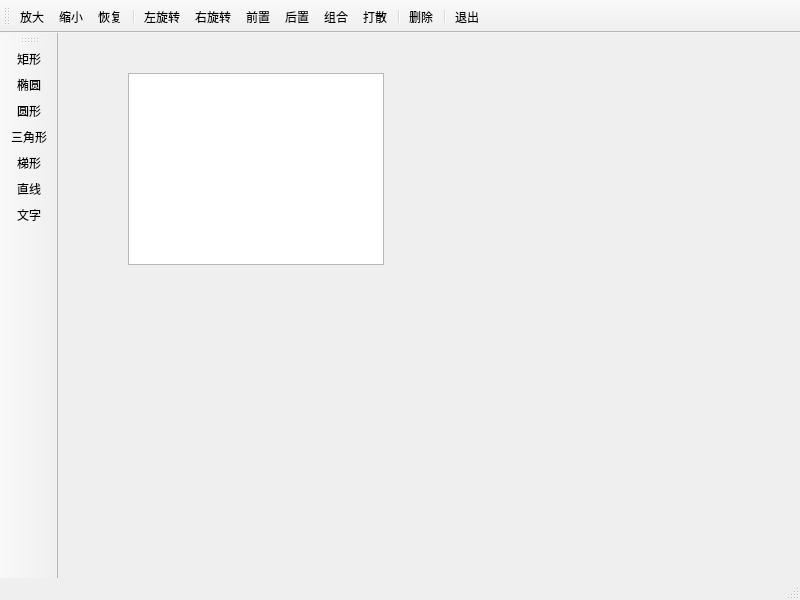
<?xml version="1.0" encoding="UTF-8"?>
<ui version="4.0">
 <class>MainWindow</class>
 <widget class="QMainWindow" name="MainWindow">
  <property name="geometry">
   <rect>
    <x>0</x>
    <y>0</y>
    <width>800</width>
    <height>600</height>
   </rect>
  </property>
  <property name="minimumSize">
   <size>
    <width>800</width>
    <height>600</height>
   </size>
  </property>
  <property name="windowTitle">
   <string>绘图软件</string>
  </property>
  <widget class="QWidget" name="centralWidget">
   <widget class="MyGraphicsView" name="gView">
    <property name="geometry">
     <rect>
      <x>70</x>
      <y>40</y>
      <width>256</width>
      <height>192</height>
     </rect>
    </property>
   </widget>
  </widget>
  <widget class="QToolBar" name="mainToolBar">
   <property name="toolButtonStyle">
    <enum>Qt::ToolButtonTextUnderIcon</enum>
   </property>
   <attribute name="toolBarArea">
    <enum>TopToolBarArea</enum>
   </attribute>
   <attribute name="toolBarBreak">
    <bool>false</bool>
   </attribute>
   <addaction name="actZoomIn"/>
   <addaction name="actZoomOut"/>
   <addaction name="actRestore"/>
   <addaction name="separator"/>
   <addaction name="actRotateLeft"/>
   <addaction name="actRotateRight"/>
   <addaction name="actEdit_Front"/>
   <addaction name="actEdit_Back"/>
   <addaction name="actGroup"/>
   <addaction name="actGroupBreak"/>
   <addaction name="separator"/>
   <addaction name="actEdit_Delete"/>
   <addaction name="separator"/>
   <addaction name="actQuit"/>
  </widget>
  <widget class="QStatusBar" name="statusBar"/>
  <widget class="QToolBar" name="toolBar">
   <property name="windowTitle">
    <string>toolBar</string>
   </property>
   <property name="toolButtonStyle">
    <enum>Qt::ToolButtonTextUnderIcon</enum>
   </property>
   <attribute name="toolBarArea">
    <enum>LeftToolBarArea</enum>
   </attribute>
   <attribute name="toolBarBreak">
    <bool>false</bool>
   </attribute>
   <addaction name="actItem_Rect"/>
   <addaction name="actItem_Ellipse"/>
   <addaction name="actItem_Circle"/>
   <addaction name="actItem_Triangle"/>
   <addaction name="actItem_Polygon"/>
   <addaction name="actItem_Line"/>
   <addaction name="actItem_Text"/>
  </widget>
  <action name="actItem_Rect">
   <property name="icon">
    <iconset resource="res.qrc">
     <normaloff>:/images/images/RECTANGL.BMP</normaloff>:/images/images/RECTANGL.BMP</iconset>
   </property>
   <property name="text">
    <string>矩形</string>
   </property>
   <property name="toolTip">
    <string>添加矩形</string>
   </property>
  </action>
  <action name="actItem_Ellipse">
   <property name="icon">
    <iconset resource="res.qrc">
     <normaloff>:/images/images/ELLIPSE.BMP</normaloff>:/images/images/ELLIPSE.BMP</iconset>
   </property>
   <property name="text">
    <string>椭圆</string>
   </property>
   <property name="toolTip">
    <string>添加椭圆型</string>
   </property>
  </action>
  <action name="actItem_Line">
   <property name="icon">
    <iconset resource="res.qrc">
     <normaloff>:/images/images/LINE.BMP</normaloff>:/images/images/LINE.BMP</iconset>
   </property>
   <property name="text">
    <string>直线</string>
   </property>
   <property name="toolTip">
    <string>添加直线</string>
   </property>
  </action>
  <action name="actEdit_Delete">
   <property name="icon">
    <iconset resource="res.qrc">
     <normaloff>:/images/images/108.bmp</normaloff>:/images/images/108.bmp</iconset>
   </property>
   <property name="text">
    <string>删除</string>
   </property>
   <property name="toolTip">
    <string>删除选中的图元</string>
   </property>
  </action>
  <action name="actQuit">
   <property name="icon">
    <iconset resource="res.qrc">
     <normaloff>:/images/images/132.bmp</normaloff>:/images/images/132.bmp</iconset>
   </property>
   <property name="text">
    <string>退出</string>
   </property>
   <property name="toolTip">
    <string>退出本系统</string>
   </property>
  </action>
  <action name="actItem_Text">
   <property name="icon">
    <iconset resource="res.qrc">
     <normaloff>:/images/images/800.bmp</normaloff>:/images/images/800.bmp</iconset>
   </property>
   <property name="text">
    <string>文字</string>
   </property>
   <property name="toolTip">
    <string>添加文字</string>
   </property>
  </action>
  <action name="actEdit_Front">
   <property name="icon">
    <iconset resource="res.qrc">
     <normaloff>:/images/images/528.bmp</normaloff>:/images/images/528.bmp</iconset>
   </property>
   <property name="text">
    <string>前置</string>
   </property>
   <property name="toolTip">
    <string>居于最前面</string>
   </property>
  </action>
  <action name="actEdit_Back">
   <property name="icon">
    <iconset resource="res.qrc">
     <normaloff>:/images/images/526.bmp</normaloff>:/images/images/526.bmp</iconset>
   </property>
   <property name="text">
    <string>后置</string>
   </property>
   <property name="toolTip">
    <string>居于最后面</string>
   </property>
  </action>
  <action name="actItem_Polygon">
   <property name="icon">
    <iconset resource="res.qrc">
     <normaloff>:/images/images/FREEFORM.BMP</normaloff>:/images/images/FREEFORM.BMP</iconset>
   </property>
   <property name="text">
    <string>梯形</string>
   </property>
   <property name="toolTip">
    <string>添加梯形</string>
   </property>
  </action>
  <action name="actZoomIn">
   <property name="icon">
    <iconset resource="res.qrc">
     <normaloff>:/images/images/zoomin.png</normaloff>:/images/images/zoomin.png</iconset>
   </property>
   <property name="text">
    <string>放大</string>
   </property>
   <property name="toolTip">
    <string>放大</string>
   </property>
  </action>
  <action name="actZoomOut">
   <property name="icon">
    <iconset resource="res.qrc">
     <normaloff>:/images/images/zoomout.png</normaloff>:/images/images/zoomout.png</iconset>
   </property>
   <property name="text">
    <string>缩小</string>
   </property>
   <property name="toolTip">
    <string>缩小</string>
   </property>
  </action>
  <action name="actRotateLeft">
   <property name="icon">
    <iconset resource="res.qrc">
     <normaloff>:/images/images/rotateleft.png</normaloff>:/images/images/rotateleft.png</iconset>
   </property>
   <property name="text">
    <string>左旋转</string>
   </property>
   <property name="toolTip">
    <string>左旋转</string>
   </property>
  </action>
  <action name="actRotateRight">
   <property name="icon">
    <iconset resource="res.qrc">
     <normaloff>:/images/images/rotateright.png</normaloff>:/images/images/rotateright.png</iconset>
   </property>
   <property name="text">
    <string>右旋转</string>
   </property>
   <property name="toolTip">
    <string>右旋转</string>
   </property>
  </action>
  <action name="actRestore">
   <property name="icon">
    <iconset resource="res.qrc">
     <normaloff>:/images/images/420.bmp</normaloff>:/images/images/420.bmp</iconset>
   </property>
   <property name="text">
    <string>恢复</string>
   </property>
   <property name="toolTip">
    <string>恢复大小</string>
   </property>
  </action>
  <action name="actGroup">
   <property name="icon">
    <iconset resource="res.qrc">
     <normaloff>:/images/images/UNGROUP.BMP</normaloff>:/images/images/UNGROUP.BMP</iconset>
   </property>
   <property name="text">
    <string>组合</string>
   </property>
   <property name="toolTip">
    <string>组合</string>
   </property>
  </action>
  <action name="actGroupBreak">
   <property name="icon">
    <iconset resource="res.qrc">
     <normaloff>:/images/images/128.bmp</normaloff>:/images/images/128.bmp</iconset>
   </property>
   <property name="text">
    <string>打散</string>
   </property>
   <property name="toolTip">
    <string>取消组合</string>
   </property>
  </action>
  <action name="actItem_Circle">
   <property name="icon">
    <iconset resource="res.qrc">
     <normaloff>:/images/images/08.JPG</normaloff>:/images/images/08.JPG</iconset>
   </property>
   <property name="text">
    <string>圆形</string>
   </property>
   <property name="toolTip">
    <string>圆形</string>
   </property>
  </action>
  <action name="actItem_Triangle">
   <property name="icon">
    <iconset resource="res.qrc">
     <normaloff>:/images/images/Icon1242.ico</normaloff>:/images/images/Icon1242.ico</iconset>
   </property>
   <property name="text">
    <string>三角形</string>
   </property>
   <property name="toolTip">
    <string>三角形</string>
   </property>
  </action>
 </widget>
 <layoutdefault spacing="6" margin="11"/>
 <customwidgets>
  <customwidget>
   <class>MyGraphicsView</class>
   <extends>QGraphicsView</extends>
   <header location="global">mygraphicsview.h</header>
  </customwidget>
 </customwidgets>
 <resources>
  <include location="res.qrc"/>
 </resources>
 <connections>
  <connection>
   <sender>actQuit</sender>
   <signal>triggered()</signal>
   <receiver>MainWindow</receiver>
   <slot>close()</slot>
   <hints>
    <hint type="sourcelabel">
     <x>-1</x>
     <y>-1</y>
    </hint>
    <hint type="destinationlabel">
     <x>278</x>
     <y>149</y>
    </hint>
   </hints>
  </connection>
 </connections>
</ui>
